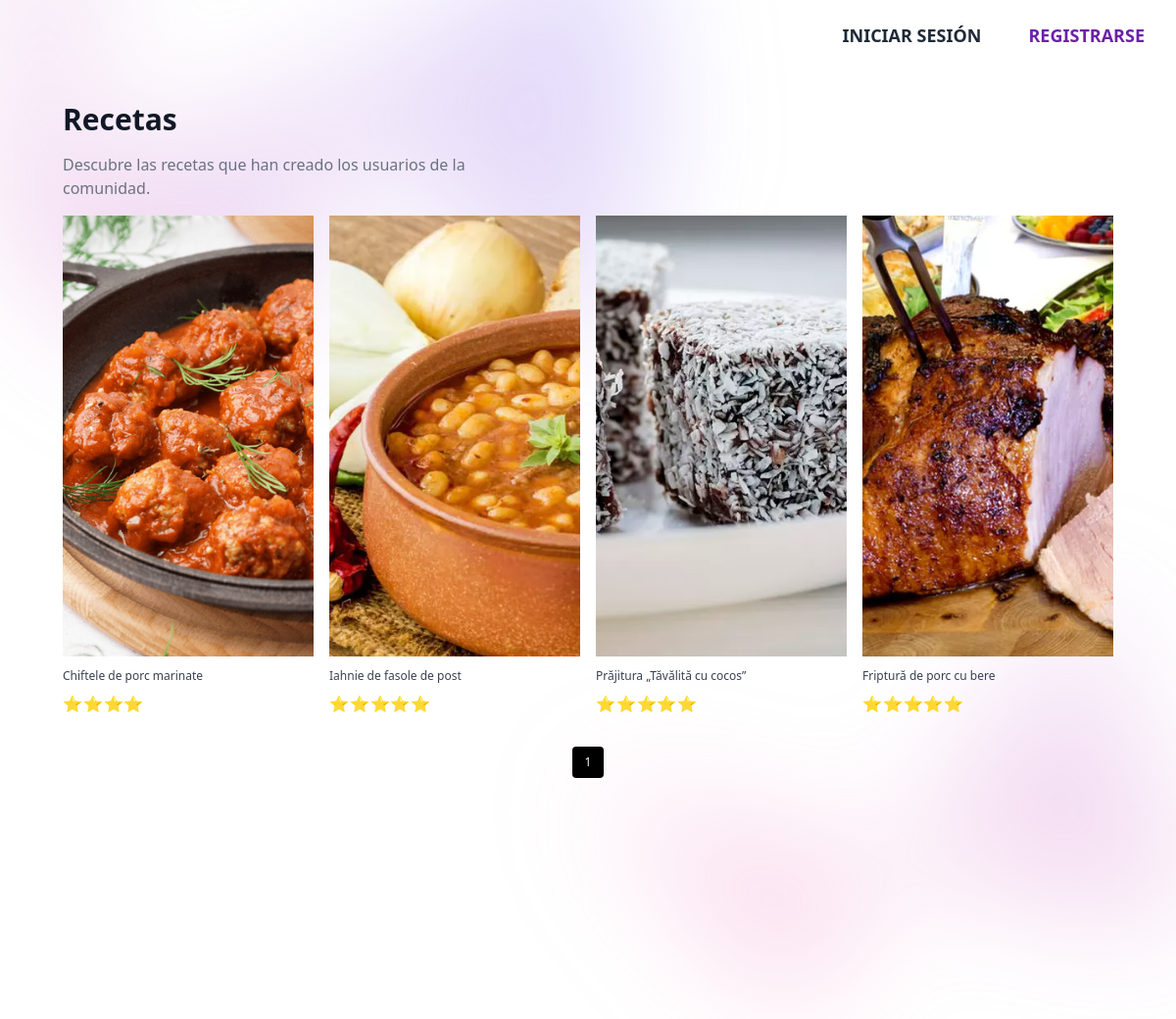
The app's page /var/www/html/app/views/recipes/recipes.php?pagina=2, older data.
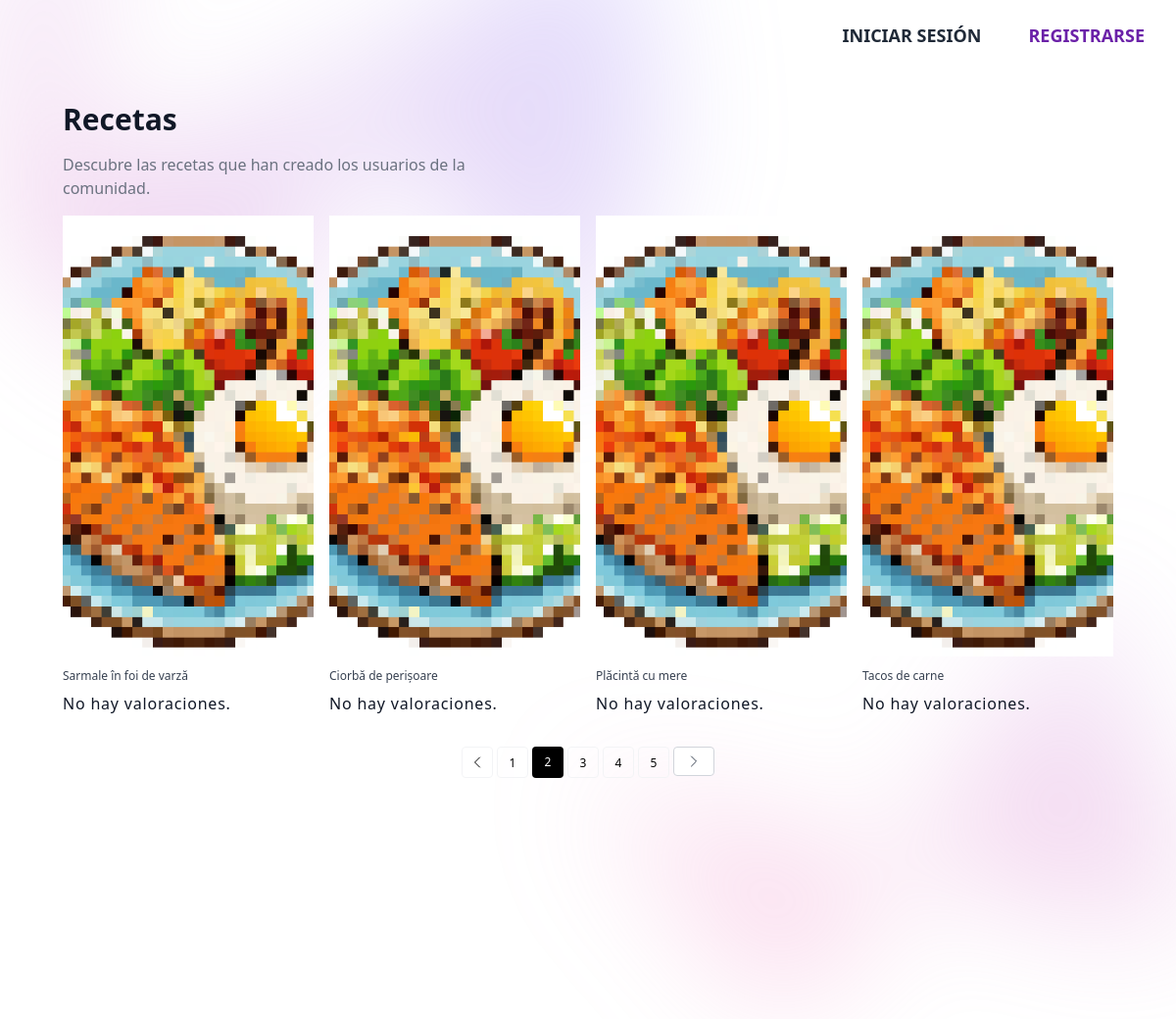
The same page, newer data.
### tables this page shows
CREATE TABLE `recipes` (
  `id_recipe` int NOT NULL,
  `id_user` int NOT NULL,
  `recipe_type` varchar(20) DEFAULT NULL,
  `title` varchar(100) NOT NULL,
  `description` text,
  `instructions` text,
  `difficulty` tinyint DEFAULT NULL,
  `publication_date` timestamp NULL DEFAULT CURRENT_TIMESTAMP,
  `image_recipe` varchar(255) DEFAULT 'default.png'
);

### var/www/html/app/controllers/pagination_controller.php (called while the page is built)
<?php
require_once __DIR__ . '/../../config/config.php';
require_once __DIR__ . '/../models/Recipes.php';
class PaginationController
{
    private $pdo;
    public function __construct($pdo)
    {
        $this->pdo = $pdo;
    }
    public function getPaginatedRecipes($recetasPorPagina)
    {
        $recipesModel = new Recipes($this->pdo);
        $allRecipes = $recipesModel->getAllRecipes();
        $totalRecetas = count($allRecipes);
        $totalPaginas = ceil($totalRecetas / $recetasPorPagina);
        $paginaActual = isset($_GET['pagina']) ? intval($_GET['pagina']) : 1;
        if ($paginaActual < 1) {
            $paginaActual = 1;
        } elseif ($paginaActual > $totalPaginas) {
            $paginaActual = $totalPaginas;
        }
        $offset = ($paginaActual - 1) * $recetasPorPagina;
        $consulta = "SELECT * FROM recipes LIMIT :limit OFFSET :offset";
        $stmt = $this->pdo->prepare($consulta);
        $stmt->bindValue(':limit', $recetasPorPagina, PDO::PARAM_INT);
        $stmt->bindValue(':offset', $offset, PDO::PARAM_INT);
        $stmt->execute();
        $recetasPagina = $stmt->fetchAll();
        return [
            'recetasPagina' => $recetasPagina,
            'paginaActual' => $paginaActual,
            'totalPaginas' => $totalPaginas
        ];
    }
}

### var/www/html/app/models/Recipes.php (called while the page is built, shortened)
<?php
class Recipes
{
    private $pdo;
    public function __construct($pdo)
    {
        $this->pdo = $pdo;
    }
    public function getAllRecipes()
    {
        $query = "SELECT * FROM recipes";
        $stmt = $this->pdo->prepare($query);
        $stmt->execute();
        return $stmt->fetchAll(PDO::FETCH_ASSOC);
    }
    public function getAverageRating($id_recipe)
    {
        $stmt = $this->pdo->prepare('SELECT AVG(score) as average_rating FROM ratings WHERE id_recipe = :id_recipe');
        $stmt->bindParam(':id_recipe', $id_recipe);
        $stmt->execute();
        return (int) $stmt->fetchColumn();
    }
}

### var/www/html/app/views/recipes/recipes.php (the view, shortened to what this page needs)
<?php
require_once __DIR__ . '/../../controllers/pagination_controller.php';
require_once __DIR__ . '/../../models/Recipes.php';
require_once __DIR__ . '/../../controllers/profile_controller.php';
$recipes = new Recipes($pdo);
$recetasPorPagina = 4;
$recipesController = new PaginationController($pdo);
$paginationData = $recipesController->getPaginatedRecipes($recetasPorPagina);
$recetasPagina = $paginationData['recetasPagina'];
$paginaActual = $paginationData['paginaActual'];
$totalPaginas = $paginationData['totalPaginas'];
?>
<!DOCTYPE html>
<html lang="es">
<head>
    <script
        src="https://cdn.tailwindcss.com?plugins=forms,typography,aspect-ratio,line-clamp,container-queries"></script>
</head>
<body>
    <div class="bg-white">
        <header class="absolute inset-x-0 top-0 z-50">
            <nav class="flex items-center justify-between p-6 lg:px-8" aria-label="Global">
                <?php if (isset($_SESSION['logged_in'])) { ?>
                    <div class="hidden lg:flex lg:gap-x-12">
                        <a href="/" class="text-lg/6 font-semibold text-blue-800 hover:text-lg hover:text-blue-500 transition duration-300 ease-in-out transform hover:scale-105">INICIO</a>
                        <a href="profile?user=<?php echo $userData['id_user'] ?>" class="text-lg/6 font-semibold text-yellow-800 hover:text-lg hover:text-blue-500 transition duration-300 ease-in-out transform hover:scale-105"><?php echo strtoupper($_SESSION['username']) ?></a>
                        <?php if (isset($menuAdmin)) {
                            echo '<a href="recipes/mine" class="text-lg/6 font-semibold text-red-800 hover:text-lg hover:text-blue-500 transition duration-300 ease-in-out transform hover:scale-105">MIS RECETAS</a>';
                        } else {
                            echo '<a href="/followers?user=' . $userData["id_user"] . '" class="text-lg/6 font-semibold text-red-800 hover:text-lg hover:text-blue-500 transition duration-300 ease-in-out transform hover:scale-105">SEGUIDORES</a>';
                        } ?>
                    </div>
                    <div class="hidden lg:flex lg:flex-1 lg:justify-end">
                        <form action="auth" method="post">
                            <input type="submit" name="closeSession" value="Cerrar sesión"
                                class="text-lg/6 font-semibold text-gray-800 hover:text-lg hover:text-blue-500 transition duration-300 ease-in-out transform hover:scale-105"> <span
                                aria-hidden="true">&rarr;</span></input>
                        </form>
                    </div>
                <?php } else { ?>
                    <div class="hidden lg:flex lg:gap-x-12 lg:justify-center">
                        <a href="login" class="text-lg/6 font-semibold text-gray-800 hover:text-lg hover:text-blue-500 transition duration-300 ease-in-out transform hover:scale-105">INICIAR SESIÓN</a>
                        <a href="register" class="text-lg/6 font-semibold text-purple-800 hover:text-lg hover:text-blue-500 transition duration-300 ease-in-out transform hover:scale-105">REGISTRARSE</a>
                    </div>
                <?php } ?>
            </nav>
        </header>
        <div class="relative isolate px-6 pt-14 lg:px-8">
            <div class="absolute inset-x-0 -top-40 -z-10 transform-gpu overflow-hidden blur-3xl sm:-top-80"
                aria-hidden="true">
                <div class="relative left-[calc(50%-11rem)] aspect-[1155/678] w-[36.125rem] -translate-x-1/2 rotate-[30deg] bg-gradient-to-tr from-[#ff80b5] to-[#9089fc] opacity-30 sm:left-[calc(50%-30rem)] sm:w-[72.1875rem]"
                    style="clip-path: polygon(74.1% 44.1%, 100% 61.6%, 97.5% 26.9%, 85.5% 0.1%, 80.7% 2%, 72.5% 32.5%, 60.2% 62.4%, 52.4% 68.1%, 47.5% 58.3%, 45.2% 34.5%, 27.5% 76.7%, 0.1% 64.9%, 17.9% 100%, 27.6% 76.8%, 76.1% 97.7%, 74.1% 44.1%)">
                </div>
            </div>
            <section>
                <div class="mx-auto max-w-screen-xl px-4 py-8 sm:px-6 sm:py-12 lg:px-8">
                    <header>
                        <h2 class="text-xl font-bold text-gray-900 sm:text-3xl">Recetas</h2>
                        <p class="mt-4 max-w-md text-gray-500">
                            Descubre las recetas que han creado los usuarios de la comunidad.
                        </p>
                    </header>
                    <ul class="mt-4 grid gap-4 sm:grid-cols-2 lg:grid-cols-4 contenedor-recetas">
                        <?php foreach ($recetasPagina as $recipe) { ?>
                            <li>
                                <a class="group block overflow-hidden" href="/recipes/view?id_recipe=<?php echo $recipe['id_recipe']; ?>">
                                    <div class="image-container">
                                        <img src="<?php echo '/../../../../assets/img/recipes/' . $recipe['image_recipe']; ?>" alt="<?php echo ($recipe['title']); ?>" class="image h-[350px] w-full object-cover transition duration-500 group-hover:scale-105 sm:h-[450px]">
                                    </div>
                                    <div class="relative pt-3">
                                        <h3 class="text-xs text-gray-700 group-hover:underline group-hover:underline-offset-4">
                                            <?php echo "{$recipe['title']}"; ?>
                                        </h3>
                                        <p class="mt-2">
                                            <span class="tracking-wider text-gray-900">
                                                <?php
                                                $rating = $recipes->getAverageRating($recipe['id_recipe']);
                                                switch ($rating) {
                                                    case 4:
                                                        $avgRating = "⭐⭐⭐⭐";
                                                        break;
                                                    case 5:
                                                        $avgRating = "⭐⭐⭐⭐⭐";
                                                        break;
                                                    default:
                                                        $avgRating = "No hay valoraciones.";
                                                        break;
                                                }
                                                echo $avgRating; ?>
                                            </span>
                                        </p>
                                    </div>
                                </a>
                            </li>
                        <?php } ?>
                    </ul>
                    <ol class="mt-8 flex justify-center gap-1 text-xs font-medium">
                        <?php if ($paginaActual > 1): ?>
                            <li>
                                <a href="?pagina=<?php echo $paginaActual - 1; ?>" class="block size-8 rounded border border-gray-100 text-center leading-8 inline-flex items-center justify-center">
                                    <svg xmlns="http://www.w3.org/2000/svg" fill="none" viewBox="0 0 24 24" stroke-width="1.5" stroke="currentColor" class="w-4 h-4">
                                        <path stroke-linecap="round" stroke-linejoin="round" d="M15.75 19.5l-7.5-7.5 7.5-7.5" />
                                    </svg>
                                </a>
                            </li>
                        <?php endif; ?>
                        <?php for ($i = 1; $i <= $totalPaginas; $i++): ?>
                            <li>
                                <?php if ($i == $paginaActual): ?>
                                    <span class="block size-8 rounded border-black bg-black text-center leading-8 text-white">
                                        <?php echo $i; ?>
                                    </span>
                                <?php else: ?>
                                    <a href="?pagina=<?php echo $i; ?>" class="block size-8 rounded border border-gray-100 text-center leading-8">
                                        <?php echo $i; ?>
                                    </a>
                                <?php endif; ?>
                            </li>
                        <?php endfor; ?>
                        <?php if ($paginaActual < $totalPaginas): ?>
                            <li>
                                <a href="?pagina=<?php echo $paginaActual + 1; ?>" class="inline-flex items-center justify-center rounded border border-gray-300 bg-white px-3 py-1.5 text-gray-700 hover:bg-gray-100 hover:text-gray-900">
                                    <svg xmlns="http://www.w3.org/2000/svg" fill="none" viewBox="0 0 24 24" stroke-width="1.5" stroke="currentColor" class="w-4 h-4">
                                        <path stroke-linecap="round" stroke-linejoin="round" d="M8.25 4.5l7.5 7.5-7.5 7.5" />
                                    </svg>
                                </a>
                            </li>
                        <?php endif; ?>
                    </ol>
                </div>
            </section>
            <div class="absolute inset-x-0 top-[calc(100%-13rem)] -z-10 transform-gpu overflow-hidden blur-3xl sm:top-[calc(100%-30rem)]"
                aria-hidden="true">
                <div class="relative left-[calc(50%+3rem)] aspect-[1155/678] w-[36.125rem] -translate-x-1/2 bg-gradient-to-tr from-[#ff80b5] to-[#9089fc] opacity-30 sm:left-[calc(50%+36rem)] sm:w-[72.1875rem]"
                    style="clip-path: polygon(74.1% 44.1%, 100% 61.6%, 97.5% 26.9%, 85.5% 0.1%, 80.7% 2%, 72.5% 32.5%, 60.2% 62.4%, 52.4% 68.1%, 47.5% 58.3%, 45.2% 34.5%, 27.5% 76.7%, 0.1% 64.9%, 17.9% 100%, 27.6% 76.8%, 76.1% 97.7%, 74.1% 44.1%)">
                </div>
            </div>
        </div>
    </div>
</body>
</html>

Row changes from the older to the newer data that the page shows:
no longer on this page (row unchanged): recipes: image_recipe (picture), title "Chiftele de porc marinate", avgRating "⭐⭐⭐⭐"
no longer on this page (row unchanged): recipes: image_recipe (picture), title "Iahnie de fasole de post", avgRating "⭐⭐⭐⭐⭐"
no longer on this page (row unchanged): recipes: image_recipe (picture), title "Prăjitura „Tăvălită cu cocos”", avgRating "⭐⭐⭐⭐⭐"
no longer on this page (row unchanged): recipes: image_recipe (picture), title "Friptură de porc cu bere", avgRating "⭐⭐⭐⭐⭐"
added recipes: image_recipe (placeholder picture), title "Sarmale în foi de varză", avgRating "No hay valoraciones."
added recipes: image_recipe (placeholder picture), title "Ciorbă de perișoare", avgRating "No hay valoraciones."
added recipes: image_recipe (placeholder picture), title "Plăcintă cu mere", avgRating "No hay valoraciones."
added recipes: image_recipe (placeholder picture), title "Tacos de carne", avgRating "No hay valoraciones."
Text that changed along with them:
list line gone: "1"
new list line: "1"
new list line: "2"
new list line: "3"
new list line: "4"
new list line: "5"
